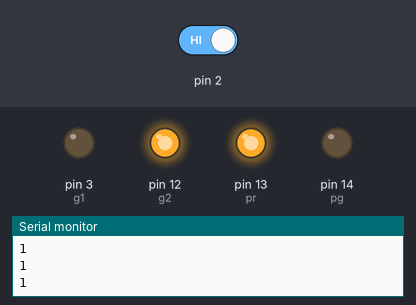
The sketch below on a simulated Arduino Uno, built with avr-gcc and run on an emulated ATmega328P. Shown: output pins drawn as LEDs (lit = HIGH), the last lines printed to the serial monitor. The test bench sets the inputs (shaded band); at power-on: pin 2 HIGH. Pins used as bus, display or sensor lines are not drawn.

Above: at 10.8 s.
10.9 s: pin 2 driven LOW
At 15.7 s:
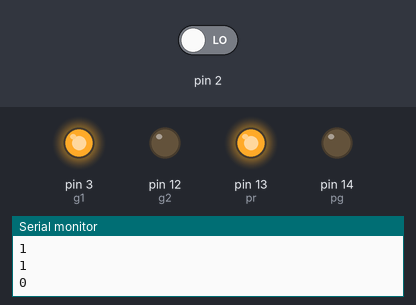
At 20.7 s:
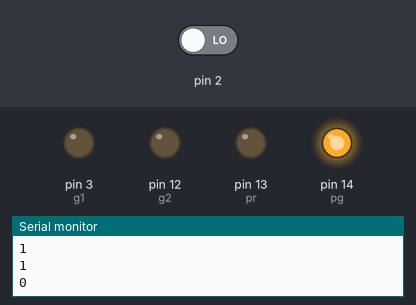
Timing chart, 0 to 26.5 s (numbered marks = the images above; inputs shaded):
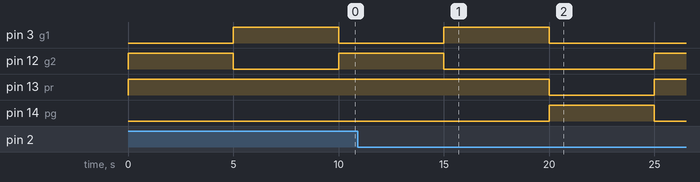

Measured:
- after the input at 10.9 s, pin 3 (g1): goes on until 20.0 s, then stays LOW; pin 13 (pr): HIGH → LOW after 9.1 s, → HIGH 5.0 s later; pin 14 (pg): LOW → HIGH after 9.1 s, → LOW 5.0 s later

The sketch:

sketch_apr11a.ino
```cpp
#define r1 1
#define r2 4
#define g1 3
#define g2 12
#define pr 13
#define pg 14
#define hi HIGH
#define lo LOW


int val = 0 ;

void setup()
{
Serial.begin(9600);
pinMode(2,INPUT);
pinMode(1,OUTPUT);
pinMode(3,OUTPUT);
pinMode(4,OUTPUT);
pinMode(12,OUTPUT);//6
pinMode(13,OUTPUT);//7
pinMode(14,OUTPUT);//8
}

// Signal 1 : pin 1(r),2(y),3(g)
// Signal 2 : pin 4(r),5(y),12(g)
// p crossing siganl 13(r),14(g)
void loop()
{
  val = digitalRead(2);
  Serial.println(val);
  leftCycle();
  delay(5000);
  rightCycle();
  val = digitalRead(2);
  Serial.println(val);
  if(val==0)
  {delay(5000);
  peds();}
  delay(5000);

 }
void leftCycle()
  {
    digitalWrite(r1,hi);
    digitalWrite(r2,lo);
    digitalWrite(g1,lo);
    digitalWrite(g2,hi);
    digitalWrite(pr,hi);
    digitalWrite(pg,lo);
  }
void rightCycle()
  {
    digitalWrite(r1,lo);
    digitalWrite(r2,hi);
    digitalWrite(g1,hi);
    digitalWrite(g2,lo);
    digitalWrite(pr,hi);
    digitalWrite(pg,lo);

    }
void peds()
  {
    digitalWrite(r1,hi);
    digitalWrite(r2,hi);
    digitalWrite(g1,lo);
    digitalWrite(g2,lo);
    digitalWrite(pr,lo);
    digitalWrite(pg,hi);
    }
```
